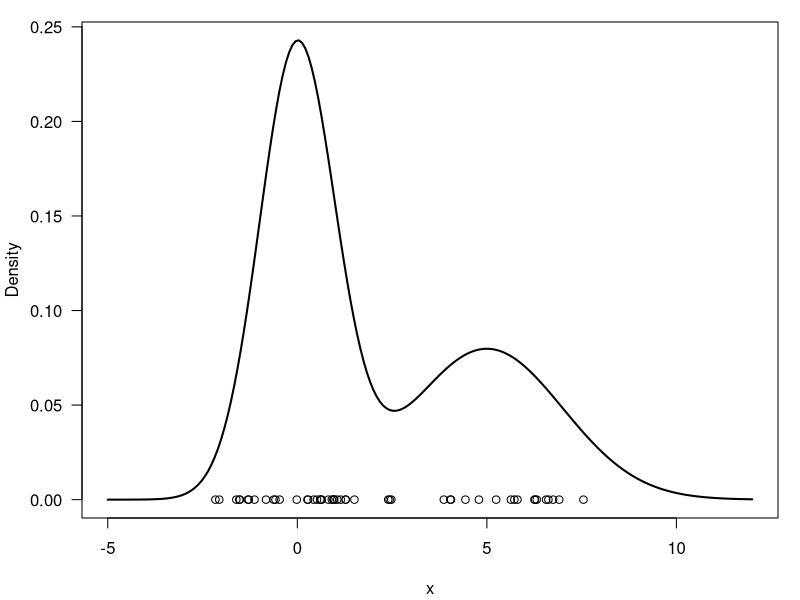

Recreate this plot in R.
# Sample code for simulating from a Mixture Model
# Generate n observations from a mixture of two Gaussian 
# distributions
n     = 50           # Size of the sample to be generated
w     = c(0.6, 0.4)  # Weights
mu    = c(0, 5)      # Means
sigma = c(1, 2)      # Standard deviations
cc    = sample(1:2, n, replace=T, prob=w)
x     = rnorm(n, mu[cc], sigma[cc])

# Plot f(x) along with the observations 
# just sampled
xx = seq(-5, 12, length=200)
yy = w[1]*dnorm(xx, mu[1], sigma[1]) + 
  w[2]*dnorm(xx, mu[2], sigma[2])
par(mar=c(4,4,1,1)+0.1)
plot(xx, yy, type="l", ylab="Density", xlab="x", las=1, lwd=2)
points(x, y=rep(0,n), pch=1)
